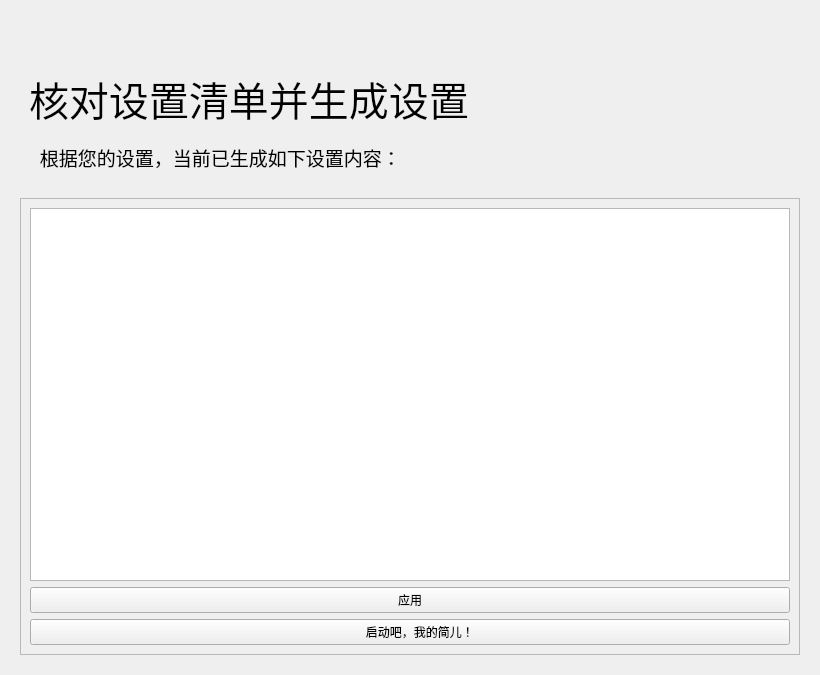
<?xml version="1.0" encoding="UTF-8"?>
<ui version="4.0">
 <class>Form</class>
 <widget class="QWidget" name="Form">
  <property name="geometry">
   <rect>
    <x>0</x>
    <y>0</y>
    <width>820</width>
    <height>675</height>
   </rect>
  </property>
  <property name="minimumSize">
   <size>
    <width>650</width>
    <height>465</height>
   </size>
  </property>
  <property name="windowTitle">
   <string>简儿 - 核对设置清单</string>
  </property>
  <layout class="QHBoxLayout" name="horizontalLayout">
   <item>
    <widget class="PopUpAniStackedWidget" name="PopUpAniStackedWidget">
     <property name="minimumSize">
      <size>
       <width>0</width>
       <height>0</height>
      </size>
     </property>
     <widget class="QWidget" name="page">
      <layout class="QVBoxLayout" name="verticalLayout">
       <item>
        <spacer name="spacer">
         <property name="orientation">
          <enum>Qt::Vertical</enum>
         </property>
         <property name="sizeType">
          <enum>QSizePolicy::Fixed</enum>
         </property>
         <property name="sizeHint" stdset="0">
          <size>
           <width>20</width>
           <height>40</height>
          </size>
         </property>
        </spacer>
       </item>
       <item>
        <widget class="QWidget" name="widget" native="true">
         <property name="maximumSize">
          <size>
           <width>16777215</width>
           <height>88</height>
          </size>
         </property>
         <layout class="QHBoxLayout" name="horizontalLayout_2">
          <item>
           <widget class="LargeTitleLabel" name="LargeTitleLabel">
            <property name="font">
             <font>
              <family>HarmonyOS Sans SC Medium</family>
              <pointsize>30</pointsize>
              <bold>false</bold>
             </font>
            </property>
            <property name="text">
             <string>核对设置清单并生成设置</string>
            </property>
           </widget>
          </item>
         </layout>
        </widget>
       </item>
       <item>
        <widget class="SubtitleLabel" name="SubtitleLabel_5">
         <property name="font">
          <font>
           <family>HarmonyOS Sans SC Medium</family>
           <pointsize>14</pointsize>
           <bold>false</bold>
          </font>
         </property>
         <property name="text">
          <string>    根据您的设置，当前已生成如下设置内容：</string>
         </property>
         <property name="wordWrap">
          <bool>true</bool>
         </property>
        </widget>
       </item>
       <item>
        <spacer name="verticalSpacer_32">
         <property name="orientation">
          <enum>Qt::Vertical</enum>
         </property>
         <property name="sizeType">
          <enum>QSizePolicy::Fixed</enum>
         </property>
         <property name="sizeHint" stdset="0">
          <size>
           <width>20</width>
           <height>20</height>
          </size>
         </property>
        </spacer>
       </item>
       <item>
        <widget class="SmoothScrollArea" name="SmoothScrollArea">
         <property name="frameShadow">
          <enum>QFrame::Raised</enum>
         </property>
         <property name="widgetResizable">
          <bool>true</bool>
         </property>
         <widget class="QWidget" name="scrollAreaWidgetContents">
          <property name="geometry">
           <rect>
            <x>0</x>
            <y>0</y>
            <width>782</width>
            <height>455</height>
           </rect>
          </property>
          <layout class="QVBoxLayout" name="verticalLayout_2">
           <item>
            <layout class="QGridLayout" name="gridLayout">
             <item row="1" column="0">
              <widget class="PrimaryPushButton" name="PrimaryPushButton">
               <property name="text">
                <string>应用</string>
               </property>
              </widget>
             </item>
             <item row="0" column="0">
              <widget class="PlainTextEdit" name="PlainTextEdit"/>
             </item>
             <item row="2" column="0">
              <widget class="PrimaryPushButton" name="PrimaryPushButton_2">
               <property name="text">
                <string>      启动吧，我的简儿！</string>
               </property>
              </widget>
             </item>
            </layout>
           </item>
          </layout>
         </widget>
        </widget>
       </item>
      </layout>
     </widget>
    </widget>
   </item>
  </layout>
 </widget>
 <customwidgets>
  <customwidget>
   <class>PushButton</class>
   <extends>QPushButton</extends>
   <header>qfluentwidgets</header>
  </customwidget>
  <customwidget>
   <class>PrimaryPushButton</class>
   <extends>PushButton</extends>
   <header>qfluentwidgets</header>
  </customwidget>
  <customwidget>
   <class>SmoothScrollArea</class>
   <extends>QScrollArea</extends>
   <header>qfluentwidgets</header>
   <container>1</container>
  </customwidget>
  <customwidget>
   <class>PopUpAniStackedWidget</class>
   <extends>QStackedWidget</extends>
   <header>qfluentwidgets</header>
   <container>1</container>
  </customwidget>
  <customwidget>
   <class>SubtitleLabel</class>
   <extends>QLabel</extends>
   <header>qfluentwidgets</header>
  </customwidget>
  <customwidget>
   <class>LargeTitleLabel</class>
   <extends>QLabel</extends>
   <header>qfluentwidgets</header>
  </customwidget>
  <customwidget>
   <class>PlainTextEdit</class>
   <extends>QPlainTextEdit</extends>
   <header>qfluentwidgets</header>
  </customwidget>
 </customwidgets>
 <resources>
  <include location="JianerSetupWizard.qrc"/>
 </resources>
 <connections/>
</ui>
